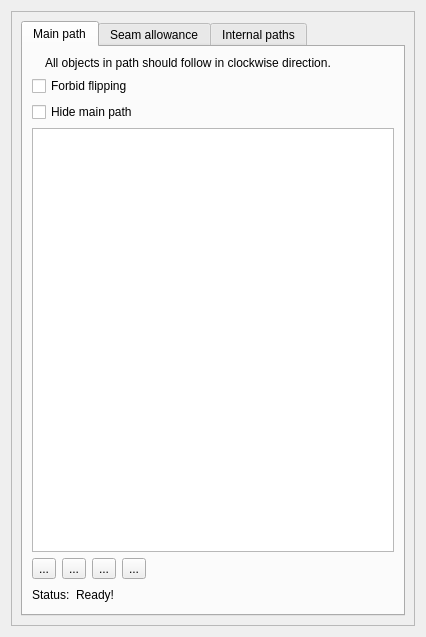
<?xml version="1.0" encoding="UTF-8"?>
<ui version="4.0">
 <class>PathsTab</class>
 <widget class="QWidget" name="PathsTab">
  <property name="geometry">
   <rect>
    <x>0</x>
    <y>0</y>
    <width>426</width>
    <height>637</height>
   </rect>
  </property>
  <property name="windowTitle">
   <string notr="true">Form</string>
  </property>
  <property name="windowIcon">
   <iconset resource="../../../../../vmisc/share/resources/icon.qrc">
    <normaloff>:/icon/64x64/icon64x64.png</normaloff>:/icon/64x64/icon64x64.png</iconset>
  </property>
  <layout class="QVBoxLayout" name="verticalLayout_8">
   <item>
    <widget class="QScrollArea" name="scrollArea">
     <property name="widgetResizable">
      <bool>true</bool>
     </property>
     <widget class="QWidget" name="scrollAreaWidgetContents">
      <property name="geometry">
       <rect>
        <x>0</x>
        <y>0</y>
        <width>406</width>
        <height>617</height>
       </rect>
      </property>
      <layout class="QVBoxLayout" name="verticalLayout">
       <item>
        <widget class="QTabWidget" name="tabWidget">
         <property name="maximumSize">
          <size>
           <width>16777215</width>
           <height>16777215</height>
          </size>
         </property>
         <property name="currentIndex">
          <number>0</number>
         </property>
         <widget class="QWidget" name="mainPaths_Tab">
          <attribute name="title">
           <string>Main path</string>
          </attribute>
          <layout class="QVBoxLayout" name="verticalLayout_2">
           <item>
            <layout class="QHBoxLayout" name="horizontalLayout_8">
             <item>
              <widget class="QLabel" name="label_3">
               <property name="sizePolicy">
                <sizepolicy hsizetype="Fixed" vsizetype="Preferred">
                 <horstretch>0</horstretch>
                 <verstretch>0</verstretch>
                </sizepolicy>
               </property>
               <property name="text">
                <string/>
               </property>
               <property name="pixmap">
                <pixmap resource="../../../../../vmisc/share/resources/icon.qrc">:/icon/32x32/clockwise.png</pixmap>
               </property>
              </widget>
             </item>
             <item>
              <widget class="QLabel" name="label_4">
               <property name="text">
                <string>All objects in path should follow in clockwise direction.</string>
               </property>
               <property name="wordWrap">
                <bool>true</bool>
               </property>
              </widget>
             </item>
            </layout>
           </item>
           <item>
            <widget class="QCheckBox" name="forbidFlipping_CheckBox">
             <property name="toolTip">
              <string>Forbid piece be mirrored in a layout.</string>
             </property>
             <property name="text">
              <string>Forbid flipping</string>
             </property>
            </widget>
           </item>
           <item>
            <widget class="QCheckBox" name="hideMainPath_CheckBox">
             <property name="toolTip">
              <string>Hide the main path if the seam allowance is enabled</string>
             </property>
             <property name="text">
              <string>Hide main path</string>
             </property>
            </widget>
           </item>
           <item>
            <widget class="QListWidget" name="mainPath_ListWidget">
             <property name="dragDropMode">
              <enum>QAbstractItemView::InternalMove</enum>
             </property>
            </widget>
           </item>
           <item>
            <layout class="QHBoxLayout" name="horizontalLayout_3">
             <item>
              <widget class="QToolButton" name="moveTop_ToolButton">
               <property name="toolTip">
                <string>Move row to top of list</string>
               </property>
               <property name="text">
                <string>...</string>
               </property>
               <property name="icon">
                <iconset resource="../../../../../vmisc/share/resources/theme.qrc">
                 <normaloff>:/icons/win.icon.theme/16x16/actions/go-top.png</normaloff>:/icons/win.icon.theme/16x16/actions/go-top.png</iconset>
               </property>
              </widget>
             </item>
             <item>
              <widget class="QToolButton" name="moveUp_ToolButton">
               <property name="toolTip">
                <string>Move row up one row</string>
               </property>
               <property name="text">
                <string>...</string>
               </property>
               <property name="icon">
                <iconset resource="../../../../../vmisc/share/resources/theme.qrc">
                 <normaloff>:/icons/win.icon.theme/16x16/actions/go-up.png</normaloff>:/icons/win.icon.theme/16x16/actions/go-up.png</iconset>
               </property>
              </widget>
             </item>
             <item>
              <widget class="QToolButton" name="moveDown_ToolButton">
               <property name="toolTip">
                <string>Move row down one row</string>
               </property>
               <property name="text">
                <string>...</string>
               </property>
               <property name="icon">
                <iconset resource="../../../../../vmisc/share/resources/theme.qrc">
                 <normaloff>:/icons/win.icon.theme/16x16/actions/go-down.png</normaloff>:/icons/win.icon.theme/16x16/actions/go-down.png</iconset>
               </property>
              </widget>
             </item>
             <item>
              <widget class="QToolButton" name="moveBottom_ToolButton">
               <property name="toolTip">
                <string>Molve row to botton of list</string>
               </property>
               <property name="text">
                <string>...</string>
               </property>
               <property name="icon">
                <iconset resource="../../../../../vmisc/share/resources/theme.qrc">
                 <normaloff>:/icons/win.icon.theme/16x16/actions/go-bottom.png</normaloff>:/icons/win.icon.theme/16x16/actions/go-bottom.png</iconset>
               </property>
              </widget>
             </item>
             <item>
              <spacer name="horizontalSpacer_4">
               <property name="orientation">
                <enum>Qt::Horizontal</enum>
               </property>
               <property name="sizeHint" stdset="0">
                <size>
                 <width>40</width>
                 <height>20</height>
                </size>
               </property>
              </spacer>
             </item>
            </layout>
           </item>
           <item>
            <layout class="QHBoxLayout" name="horizontalLayout">
             <item>
              <widget class="QLabel" name="label">
               <property name="maximumSize">
                <size>
                 <width>40</width>
                 <height>16777215</height>
                </size>
               </property>
               <property name="text">
                <string>Status:</string>
               </property>
              </widget>
             </item>
             <item>
              <widget class="QLabel" name="status_Label">
               <property name="text">
                <string>Ready!</string>
               </property>
               <property name="textFormat">
                <enum>Qt::RichText</enum>
               </property>
               <property name="scaledContents">
                <bool>false</bool>
               </property>
              </widget>
             </item>
             <item>
              <spacer name="horizontalSpacer_2">
               <property name="orientation">
                <enum>Qt::Horizontal</enum>
               </property>
               <property name="sizeHint" stdset="0">
                <size>
                 <width>40</width>
                 <height>20</height>
                </size>
               </property>
              </spacer>
             </item>
            </layout>
           </item>
          </layout>
         </widget>
         <widget class="QWidget" name="seamAllowance_Tab">
          <attribute name="title">
           <string>Seam allowance</string>
          </attribute>
          <layout class="QVBoxLayout" name="verticalLayout_6">
           <item>
            <widget class="QCheckBox" name="seams_CheckBox">
             <property name="text">
              <string>Seam allowance</string>
             </property>
             <property name="checked">
              <bool>false</bool>
             </property>
            </widget>
           </item>
           <item>
            <widget class="QCheckBox" name="builtIn_CheckBox">
             <property name="enabled">
              <bool>false</bool>
             </property>
             <property name="toolTip">
              <string>The seam allowance is part of main path</string>
             </property>
             <property name="text">
              <string>Built in</string>
             </property>
            </widget>
           </item>
           <item>
            <widget class="QGroupBox" name="groupBoxAutomatic">
             <property name="enabled">
              <bool>false</bool>
             </property>
             <property name="title">
              <string>Automatic</string>
             </property>
             <property name="flat">
              <bool>false</bool>
             </property>
             <property name="checkable">
              <bool>false</bool>
             </property>
             <layout class="QVBoxLayout" name="verticalLayout_5">
              <property name="bottomMargin">
               <number>0</number>
              </property>
              <item>
               <layout class="QHBoxLayout" name="horizontalLayout_2">
                <item alignment="Qt::AlignLeft">
                 <widget class="QLabel" name="widthEdit_Label">
                  <property name="sizePolicy">
                   <sizepolicy hsizetype="Fixed" vsizetype="Preferred">
                    <horstretch>0</horstretch>
                    <verstretch>0</verstretch>
                   </sizepolicy>
                  </property>
                  <property name="palette">
                   <palette>
                    <active>
                     <colorrole role="WindowText">
                      <brush brushstyle="SolidPattern">
                       <color alpha="255">
                        <red>255</red>
                        <green>0</green>
                        <blue>0</blue>
                       </color>
                      </brush>
                     </colorrole>
                    </active>
                    <inactive>
                     <colorrole role="WindowText">
                      <brush brushstyle="SolidPattern">
                       <color alpha="255">
                        <red>255</red>
                        <green>0</green>
                        <blue>0</blue>
                       </color>
                      </brush>
                     </colorrole>
                    </inactive>
                    <disabled>
                     <colorrole role="WindowText">
                      <brush brushstyle="SolidPattern">
                       <color alpha="255">
                        <red>159</red>
                        <green>158</green>
                        <blue>158</blue>
                       </color>
                      </brush>
                     </colorrole>
                    </disabled>
                   </palette>
                  </property>
                  <property name="text">
                   <string>Default width:</string>
                  </property>
                 </widget>
                </item>
                <item>
                 <spacer name="horizontalSpacer">
                  <property name="orientation">
                   <enum>Qt::Horizontal</enum>
                  </property>
                  <property name="sizeHint" stdset="0">
                   <size>
                    <width>40</width>
                    <height>20</height>
                   </size>
                  </property>
                 </spacer>
                </item>
                <item alignment="Qt::AlignRight">
                 <widget class="QToolButton" name="toolButtonExprWidth">
                  <property name="toolTip">
                   <string>Formula wizard</string>
                  </property>
                  <property name="text">
                   <string notr="true">...</string>
                  </property>
                  <property name="icon">
                   <iconset resource="../../../../../vmisc/share/resources/icon.qrc">
                    <normaloff>:/icon/24x24/fx.png</normaloff>:/icon/24x24/fx.png</iconset>
                  </property>
                  <property name="iconSize">
                   <size>
                    <width>24</width>
                    <height>24</height>
                   </size>
                  </property>
                 </widget>
                </item>
                <item alignment="Qt::AlignRight">
                 <widget class="QLabel" name="label_2">
                  <property name="text">
                   <string/>
                  </property>
                  <property name="pixmap">
                   <pixmap resource="../../../../../vmisc/share/resources/icon.qrc">:/icon/24x24/equal.png</pixmap>
                  </property>
                 </widget>
                </item>
                <item alignment="Qt::AlignRight">
                 <widget class="QLabel" name="widthResult_Label">
                  <property name="sizePolicy">
                   <sizepolicy hsizetype="Fixed" vsizetype="Preferred">
                    <horstretch>0</horstretch>
                    <verstretch>0</verstretch>
                   </sizepolicy>
                  </property>
                  <property name="minimumSize">
                   <size>
                    <width>87</width>
                    <height>0</height>
                   </size>
                  </property>
                  <property name="toolTip">
                   <string>Value</string>
                  </property>
                  <property name="text">
                   <string notr="true">_</string>
                  </property>
                 </widget>
                </item>
               </layout>
              </item>
              <item>
               <layout class="QHBoxLayout" name="horizontalLayout_6">
                <item>
                 <widget class="QPlainTextEdit" name="widthFormula_PlainTextEdit">
                  <property name="sizePolicy">
                   <sizepolicy hsizetype="Expanding" vsizetype="Preferred">
                    <horstretch>0</horstretch>
                    <verstretch>0</verstretch>
                   </sizepolicy>
                  </property>
                  <property name="maximumSize">
                   <size>
                    <width>16777215</width>
                    <height>28</height>
                   </size>
                  </property>
                  <property name="toolTip">
                   <string>Calculation</string>
                  </property>
                  <property name="tabChangesFocus">
                   <bool>true</bool>
                  </property>
                 </widget>
                </item>
                <item>
                 <widget class="QPushButton" name="widthGrow_PushButton">
                  <property name="maximumSize">
                   <size>
                    <width>18</width>
                    <height>18</height>
                   </size>
                  </property>
                  <property name="sizeIncrement">
                   <size>
                    <width>0</width>
                    <height>0</height>
                   </size>
                  </property>
                  <property name="toolTip">
                   <string>&lt;html&gt;&lt;head/&gt;&lt;body&gt;&lt;p&gt;Show full calculation in message box&lt;/p&gt;&lt;/body&gt;&lt;/html&gt;</string>
                  </property>
                  <property name="text">
                   <string notr="true"/>
                  </property>
                  <property name="icon">
                   <iconset resource="../../../../../vmisc/share/resources/theme.qrc">
                    <normaloff>:/icons/win.icon.theme/32x32/actions/go-down.png</normaloff>:/icons/win.icon.theme/32x32/actions/go-down.png</iconset>
                  </property>
                  <property name="iconSize">
                   <size>
                    <width>16</width>
                    <height>16</height>
                   </size>
                  </property>
                  <property name="flat">
                   <bool>true</bool>
                  </property>
                 </widget>
                </item>
               </layout>
              </item>
              <item>
               <widget class="QGroupBox" name="groupBox">
                <property name="title">
                 <string>Nodes</string>
                </property>
                <layout class="QVBoxLayout" name="verticalLayout_3">
                 <property name="bottomMargin">
                  <number>0</number>
                 </property>
                 <item>
                  <layout class="QHBoxLayout" name="horizontalLayout_10">
                   <item>
                    <widget class="QLabel" name="labelNode">
                     <property name="sizePolicy">
                      <sizepolicy hsizetype="Preferred" vsizetype="Preferred">
                       <horstretch>0</horstretch>
                       <verstretch>0</verstretch>
                      </sizepolicy>
                     </property>
                     <property name="text">
                      <string>Node:</string>
                     </property>
                    </widget>
                   </item>
                   <item>
                    <widget class="QComboBox" name="nodes_ComboBox">
                     <property name="sizePolicy">
                      <sizepolicy hsizetype="Preferred" vsizetype="Fixed">
                       <horstretch>0</horstretch>
                       <verstretch>0</verstretch>
                      </sizepolicy>
                     </property>
                    </widget>
                   </item>
                   <item>
                    <spacer name="horizontalSpacer_7">
                     <property name="orientation">
                      <enum>Qt::Horizontal</enum>
                     </property>
                     <property name="sizeHint" stdset="0">
                      <size>
                       <width>40</width>
                       <height>20</height>
                      </size>
                     </property>
                    </spacer>
                   </item>
                  </layout>
                 </item>
                 <item>
                  <layout class="QHBoxLayout" name="horizontalLayout_9">
                   <item alignment="Qt::AlignLeft">
                    <widget class="QLabel" name="beforeWidthEdit_Label">
                     <property name="sizePolicy">
                      <sizepolicy hsizetype="Fixed" vsizetype="Preferred">
                       <horstretch>0</horstretch>
                       <verstretch>0</verstretch>
                      </sizepolicy>
                     </property>
                     <property name="palette">
                      <palette>
                       <active>
                        <colorrole role="WindowText">
                         <brush brushstyle="SolidPattern">
                          <color alpha="255">
                           <red>255</red>
                           <green>0</green>
                           <blue>0</blue>
                          </color>
                         </brush>
                        </colorrole>
                       </active>
                       <inactive>
                        <colorrole role="WindowText">
                         <brush brushstyle="SolidPattern">
                          <color alpha="255">
                           <red>255</red>
                           <green>0</green>
                           <blue>0</blue>
                          </color>
                         </brush>
                        </colorrole>
                       </inactive>
                       <disabled>
                        <colorrole role="WindowText">
                         <brush brushstyle="SolidPattern">
                          <color alpha="255">
                           <red>159</red>
                           <green>158</green>
                           <blue>158</blue>
                          </color>
                         </brush>
                        </colorrole>
                       </disabled>
                      </palette>
                     </property>
                     <property name="text">
                      <string>Before:</string>
                     </property>
                    </widget>
                   </item>
                   <item>
                    <spacer name="horizontalSpacer_3">
                     <property name="orientation">
                      <enum>Qt::Horizontal</enum>
                     </property>
                     <property name="sizeHint" stdset="0">
                      <size>
                       <width>40</width>
                       <height>20</height>
                      </size>
                     </property>
                    </spacer>
                   </item>
                   <item>
                    <widget class="QPushButton" name="beforeDefault_PushButton">
                     <property name="toolTip">
                      <string>Return to default width</string>
                     </property>
                     <property name="text">
                      <string>Default</string>
                     </property>
                    </widget>
                   </item>
                   <item alignment="Qt::AlignRight">
                    <widget class="QToolButton" name="beforeExpr_ToolButton">
                     <property name="toolTip">
                      <string>Formula wizard</string>
                     </property>
                     <property name="text">
                      <string notr="true">...</string>
                     </property>
                     <property name="icon">
                      <iconset resource="../../../../../vmisc/share/resources/icon.qrc">
                       <normaloff>:/icon/24x24/fx.png</normaloff>:/icon/24x24/fx.png</iconset>
                     </property>
                     <property name="iconSize">
                      <size>
                       <width>24</width>
                       <height>24</height>
                      </size>
                     </property>
                    </widget>
                   </item>
                   <item alignment="Qt::AlignRight">
                    <widget class="QLabel" name="label_6">
                     <property name="text">
                      <string/>
                     </property>
                     <property name="pixmap">
                      <pixmap resource="../../../../../vmisc/share/resources/icon.qrc">:/icon/24x24/equal.png</pixmap>
                     </property>
                    </widget>
                   </item>
                   <item alignment="Qt::AlignRight">
                    <widget class="QLabel" name="beforeWidthResult_Label">
                     <property name="sizePolicy">
                      <sizepolicy hsizetype="Fixed" vsizetype="Preferred">
                       <horstretch>0</horstretch>
                       <verstretch>0</verstretch>
                      </sizepolicy>
                     </property>
                     <property name="minimumSize">
                      <size>
                       <width>87</width>
                       <height>0</height>
                      </size>
                     </property>
                     <property name="toolTip">
                      <string>Value</string>
                     </property>
                     <property name="text">
                      <string notr="true">_</string>
                     </property>
                    </widget>
                   </item>
                  </layout>
                 </item>
                 <item>
                  <layout class="QHBoxLayout" name="horizontalLayout_7">
                   <item>
                    <widget class="QPlainTextEdit" name="beforeWidthFormula_PlainTextEdit">
                     <property name="sizePolicy">
                      <sizepolicy hsizetype="Expanding" vsizetype="Preferred">
                       <horstretch>0</horstretch>
                       <verstretch>0</verstretch>
                      </sizepolicy>
                     </property>
                     <property name="maximumSize">
                      <size>
                       <width>16777215</width>
                       <height>28</height>
                      </size>
                     </property>
                     <property name="toolTip">
                      <string>Calculation</string>
                     </property>
                     <property name="tabChangesFocus">
                      <bool>true</bool>
                     </property>
                    </widget>
                   </item>
                   <item>
                    <widget class="QPushButton" name="beforeWidthGrow_PushButton">
                     <property name="maximumSize">
                      <size>
                       <width>18</width>
                       <height>18</height>
                      </size>
                     </property>
                     <property name="sizeIncrement">
                      <size>
                       <width>0</width>
                       <height>0</height>
                      </size>
                     </property>
                     <property name="toolTip">
                      <string>&lt;html&gt;&lt;head/&gt;&lt;body&gt;&lt;p&gt;Show full calculation in message box&lt;/p&gt;&lt;/body&gt;&lt;/html&gt;</string>
                     </property>
                     <property name="text">
                      <string notr="true"/>
                     </property>
                     <property name="icon">
                      <iconset resource="../../../../../vmisc/share/resources/theme.qrc">
                       <normaloff>:/icons/win.icon.theme/32x32/actions/go-down.png</normaloff>:/icons/win.icon.theme/32x32/actions/go-down.png</iconset>
                     </property>
                     <property name="iconSize">
                      <size>
                       <width>16</width>
                       <height>16</height>
                      </size>
                     </property>
                     <property name="flat">
                      <bool>true</bool>
                     </property>
                    </widget>
                   </item>
                  </layout>
                 </item>
                 <item>
                  <layout class="QHBoxLayout" name="horizontalLayout_16">
                   <item alignment="Qt::AlignLeft">
                    <widget class="QLabel" name="afterWidthEdit_Label">
                     <property name="sizePolicy">
                      <sizepolicy hsizetype="Fixed" vsizetype="Preferred">
                       <horstretch>0</horstretch>
                       <verstretch>0</verstretch>
                      </sizepolicy>
                     </property>
                     <property name="palette">
                      <palette>
                       <active>
                        <colorrole role="WindowText">
                         <brush brushstyle="SolidPattern">
                          <color alpha="255">
                           <red>255</red>
                           <green>0</green>
                           <blue>0</blue>
                          </color>
                         </brush>
                        </colorrole>
                       </active>
                       <inactive>
                        <colorrole role="WindowText">
                         <brush brushstyle="SolidPattern">
                          <color alpha="255">
                           <red>255</red>
                           <green>0</green>
                           <blue>0</blue>
                          </color>
                         </brush>
                        </colorrole>
                       </inactive>
                       <disabled>
                        <colorrole role="WindowText">
                         <brush brushstyle="SolidPattern">
                          <color alpha="255">
                           <red>159</red>
                           <green>158</green>
                           <blue>158</blue>
                          </color>
                         </brush>
                        </colorrole>
                       </disabled>
                      </palette>
                     </property>
                     <property name="text">
                      <string>After:</string>
                     </property>
                    </widget>
                   </item>
                   <item>
                    <spacer name="horizontalSpacer_6">
                     <property name="orientation">
                      <enum>Qt::Horizontal</enum>
                     </property>
                     <property name="sizeHint" stdset="0">
                      <size>
                       <width>40</width>
                       <height>20</height>
                      </size>
                     </property>
                    </spacer>
                   </item>
                   <item>
                    <widget class="QPushButton" name="afterDefault_PushButton">
                     <property name="toolTip">
                      <string>Return to default width</string>
                     </property>
                     <property name="text">
                      <string>Default</string>
                     </property>
                    </widget>
                   </item>
                   <item alignment="Qt::AlignRight">
                    <widget class="QToolButton" name="afterExpr_ToolButton">
                     <property name="toolTip">
                      <string>Formula wizard</string>
                     </property>
                     <property name="text">
                      <string notr="true">...</string>
                     </property>
                     <property name="icon">
                      <iconset resource="../../../../../vmisc/share/resources/icon.qrc">
                       <normaloff>:/icon/24x24/fx.png</normaloff>:/icon/24x24/fx.png</iconset>
                     </property>
                     <property name="iconSize">
                      <size>
                       <width>24</width>
                       <height>24</height>
                      </size>
                     </property>
                    </widget>
                   </item>
                   <item alignment="Qt::AlignRight">
                    <widget class="QLabel" name="label_10">
                     <property name="text">
                      <string/>
                     </property>
                     <property name="pixmap">
                      <pixmap resource="../../../../../vmisc/share/resources/icon.qrc">:/icon/24x24/equal.png</pixmap>
                     </property>
                    </widget>
                   </item>
                   <item alignment="Qt::AlignRight">
                    <widget class="QLabel" name="afterWidthResult_Label">
                     <property name="sizePolicy">
                      <sizepolicy hsizetype="Fixed" vsizetype="Preferred">
                       <horstretch>0</horstretch>
                       <verstretch>0</verstretch>
                      </sizepolicy>
                     </property>
                     <property name="minimumSize">
                      <size>
                       <width>87</width>
                       <height>0</height>
                      </size>
                     </property>
                     <property name="toolTip">
                      <string>Value</string>
                     </property>
                     <property name="text">
                      <string notr="true">_</string>
                     </property>
                    </widget>
                   </item>
                  </layout>
                 </item>
                 <item>
                  <layout class="QHBoxLayout" name="horizontalLayout_17">
                   <item>
                    <widget class="QPlainTextEdit" name="afterWidthFormula_PlainTextEdit">
                     <property name="sizePolicy">
                      <sizepolicy hsizetype="Expanding" vsizetype="Preferred">
                       <horstretch>0</horstretch>
                       <verstretch>0</verstretch>
                      </sizepolicy>
                     </property>
                     <property name="maximumSize">
                      <size>
                       <width>16777215</width>
                       <height>28</height>
                      </size>
                     </property>
                     <property name="toolTip">
                      <string>Calculation</string>
                     </property>
                     <property name="tabChangesFocus">
                      <bool>true</bool>
                     </property>
                    </widget>
                   </item>
                   <item>
                    <widget class="QPushButton" name="afterWidthGrow_PushButton">
                     <property name="maximumSize">
                      <size>
                       <width>18</width>
                       <height>18</height>
                      </size>
                     </property>
                     <property name="sizeIncrement">
                      <size>
                       <width>0</width>
                       <height>0</height>
                      </size>
                     </property>
                     <property name="toolTip">
                      <string>&lt;html&gt;&lt;head/&gt;&lt;body&gt;&lt;p&gt;Show full calculation in message box&lt;/p&gt;&lt;/body&gt;&lt;/html&gt;</string>
                     </property>
                     <property name="text">
                      <string notr="true"/>
                     </property>
                     <property name="icon">
                      <iconset resource="../../../../../vmisc/share/resources/theme.qrc">
                       <normaloff>:/icons/win.icon.theme/32x32/actions/go-down.png</normaloff>:/icons/win.icon.theme/32x32/actions/go-down.png</iconset>
                     </property>
                     <property name="iconSize">
                      <size>
                       <width>16</width>
                       <height>16</height>
                      </size>
                     </property>
                     <property name="flat">
                      <bool>true</bool>
                     </property>
                    </widget>
                   </item>
                  </layout>
                 </item>
                 <item>
                  <layout class="QHBoxLayout" name="horizontalLayout_15">
                   <item>
                    <widget class="QLabel" name="labelAngle">
                     <property name="text">
                      <string>Angle:</string>
                     </property>
                    </widget>
                   </item>
                   <item>
                    <widget class="QComboBox" name="angle_ComboBox">
                     <property name="sizePolicy">
                      <sizepolicy hsizetype="Preferred" vsizetype="Fixed">
                       <horstretch>0</horstretch>
                       <verstretch>0</verstretch>
                      </sizepolicy>
                     </property>
                    </widget>
                   </item>
                   <item>
                    <spacer name="horizontalSpacer_8">
                     <property name="orientation">
                      <enum>Qt::Horizontal</enum>
                     </property>
                     <property name="sizeHint" stdset="0">
                      <size>
                       <width>40</width>
                       <height>20</height>
                      </size>
                     </property>
                    </spacer>
                   </item>
                  </layout>
                 </item>
                </layout>
               </widget>
              </item>
             </layout>
            </widget>
           </item>
           <item>
            <widget class="QGroupBox" name="groupBoxCustom">
             <property name="enabled">
              <bool>false</bool>
             </property>
             <property name="title">
              <string>Custom</string>
             </property>
             <property name="flat">
              <bool>false</bool>
             </property>
             <layout class="QVBoxLayout" name="verticalLayout_4">
              <property name="spacing">
               <number>6</number>
              </property>
              <property name="topMargin">
               <number>9</number>
              </property>
              <property name="bottomMargin">
               <number>0</number>
              </property>
              <item>
               <widget class="QSplitter" name="splitter">
                <property name="orientation">
                 <enum>Qt::Horizontal</enum>
                </property>
                <property name="opaqueResize">
                 <bool>true</bool>
                </property>
                <widget class="QWidget" name="layoutWidget_2">
                 <layout class="QFormLayout" name="formLayout_2">
                  <property name="fieldGrowthPolicy">
                   <enum>QFormLayout::ExpandingFieldsGrow</enum>
                  </property>
                  <property name="horizontalSpacing">
                   <number>6</number>
                  </property>
                  <item row="0" column="0">
                   <widget class="QLabel" name="labelStartPoint">
                    <property name="text">
                     <string>Start point:</string>
                    </property>
                   </widget>
                  </item>
                  <item row="0" column="1">
                   <widget class="QComboBox" name="startPoint_ComboBox"/>
                  </item>
                  <item row="1" column="0">
                   <widget class="QLabel" name="labelEndPoint">
                    <property name="text">
                     <string>End point:</string>
                    </property>
                   </widget>
                  </item>
                  <item row="1" column="1">
                   <widget class="QComboBox" name="endPoint_ComboBox"/>
                  </item>
                  <item row="2" column="0">
                   <widget class="QLabel" name="labelIncludeType">
                    <property name="text">
                     <string>Include as:</string>
                    </property>
                   </widget>
                  </item>
                  <item row="2" column="1">
                   <widget class="QComboBox" name="comboBoxIncludeType">
                    <property name="sizePolicy">
                     <sizepolicy hsizetype="Expanding" vsizetype="Fixed">
                      <horstretch>0</horstretch>
                      <verstretch>0</verstretch>
                     </sizepolicy>
                    </property>
                   </widget>
                  </item>
                 </layout>
                </widget>
                <widget class="QListWidget" name="customSeamAllowance_ListWidget">
                 <property name="sizePolicy">
                  <sizepolicy hsizetype="Preferred" vsizetype="Expanding">
                   <horstretch>0</horstretch>
                   <verstretch>0</verstretch>
                  </sizepolicy>
                 </property>
                 <property name="sizeIncrement">
                  <size>
                   <width>0</width>
                   <height>0</height>
                  </size>
                 </property>
                </widget>
               </widget>
              </item>
             </layout>
            </widget>
           </item>
          </layout>
         </widget>
         <widget class="QWidget" name="internalPaths_Tab">
          <attribute name="title">
           <string>Internal paths</string>
          </attribute>
          <layout class="QVBoxLayout" name="verticalLayout_7">
           <item>
            <widget class="QListWidget" name="internalPaths_ListWidget">
             <property name="dragDropMode">
              <enum>QAbstractItemView::InternalMove</enum>
             </property>
            </widget>
           </item>
          </layout>
         </widget>
        </widget>
       </item>
      </layout>
     </widget>
    </widget>
   </item>
  </layout>
 </widget>
 <resources>
  <include location="../../../../../vmisc/share/resources/icon.qrc"/>
  <include location="../../../../../vmisc/share/resources/theme.qrc"/>
 </resources>
 <connections/>
</ui>
